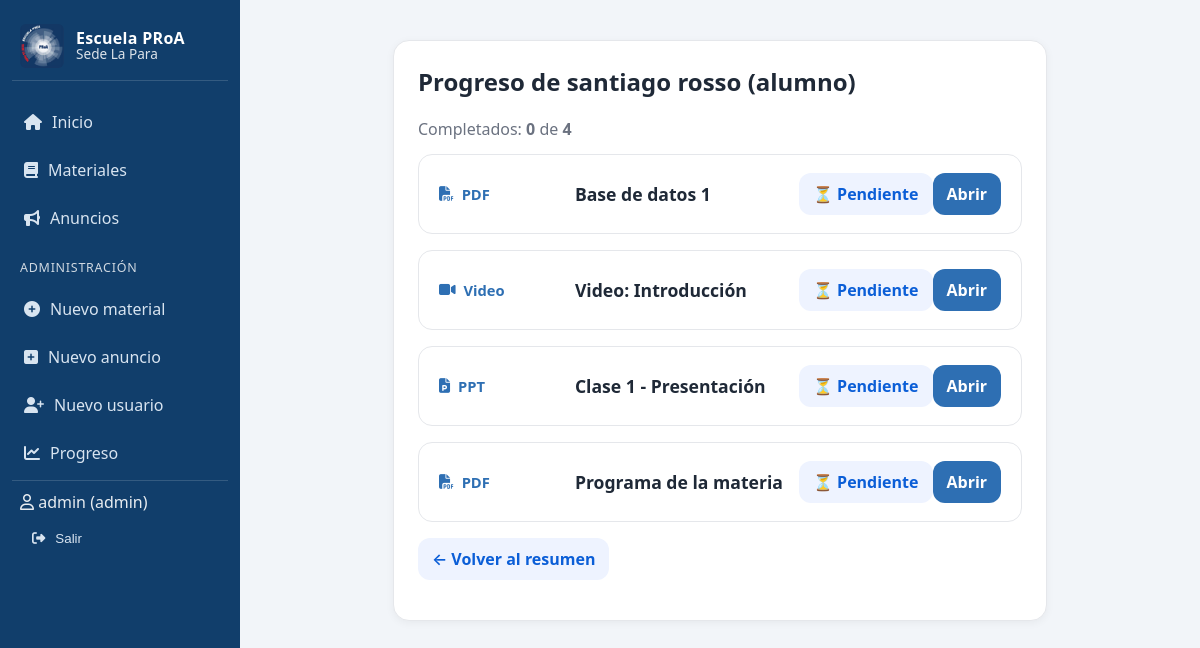
/admin/progreso/usuario/2 (signed in), run on the app's committed database.
### tables this page shows
CREATE TABLE usuarios (
            id INTEGER PRIMARY KEY AUTOINCREMENT,
            username TEXT UNIQUE NOT NULL,
            password_hash TEXT NOT NULL,
            rol TEXT NOT NULL CHECK (rol IN ('admin','alumno')),
            creado_en TEXT DEFAULT CURRENT_TIMESTAMP
        );

CREATE TABLE materiales (
            id INTEGER PRIMARY KEY AUTOINCREMENT,
            titulo TEXT NOT NULL,
            tipo TEXT NOT NULL,
            url TEXT NOT NULL
        );

### portal/admin.py (the view)
@admin_bp.route("/progreso/usuario/<int:uid>")
@admin_required
def progreso_detalle(uid):
    db = get_db()
    usuario = db.execute("SELECT id, username, rol FROM usuarios WHERE id = ?", (uid,)).fetchone()
    if not usuario:
        flash("Usuario no encontrado.")
        return redirect(url_for("admin.progreso_resumen"))
    materiales = db.execute("""
        SELECT m.id, m.titulo, m.tipo, m.url, COALESCE(p.estado, 0) AS completado
        FROM materiales m
        LEFT JOIN progreso p ON p.material_id = m.id AND p.user_id = ?
        ORDER BY m.id DESC
    """, (uid,)).fetchall()
    total = len(materiales)
    hechos = sum(1 for f in materiales if f["completado"] == 1)
    return render_template("admin_progreso_detalle.html",
                           usuario=usuario, materiales=materiales,
                           total=total, hechos=hechos)

### database.py (called while the page is built)
def get_db():
    if "db" not in g:
        conn = sqlite3.connect(DB_NAME)
        conn.row_factory = sqlite3.Row  # permite acceder por nombre de columna
        g.db = conn
    return g.db

### portal/auth.py (called while the page is built)
def admin_required(f):
    @wraps(f)
    def wrapper(*args, **kwargs):
        if g.user is None:
            flash("Necesitas iniciar sesión.")
            return redirect(url_for("auth.login", next=request.path))
        if g.user["rol"] != "admin":
            flash("No tenés permisos de administrador para acceder a esta sección.")
            return redirect(url_for("main.home"))
        return f(*args, **kwargs)
    return wrapper

### templates/admin_progreso_detalle.html (shortened to what this page needs)
{% extends "base.html" %}
{% block content %}
  <h2 style="margin-top:0;">Progreso de {{ usuario.username }} ({{ usuario.rol }})</h2>
  <p class="muted" style="margin:6px 0 14px;">
    Completados: <strong>{{ hechos }}</strong> de <strong>{{ total }}</strong>
  </p>
  {% if materiales|length == 0 %}
    <p class="muted">No hay materiales aún.</p>
  {% else %}
    <div class="list">
      {% for m in materiales %}
        <article class="card material-card">
          <div class="card-badge">
            {% if m['tipo'] == 'pdf' %}
              <i class="fa-solid fa-file-pdf"></i> PDF
            {% elif m['tipo'] == 'ppt' %}
              <i class="fa-solid fa-file-powerpoint"></i> PPT
            {% elif m['tipo'] == 'video' %}
              <i class="fa-solid fa-video"></i> Video
            {% else %}
              <i class="fa-solid fa-file"></i> Otro
            {% endif %}
          </div>
          <h3 class="card-title">{{ m['titulo'] }}</h3>
          <div class="card-actions">
            {% if m['completado'] == 1 %}
              <span class="btn btn-ghost">✅ Completado</span>
            {% else %}
              <span class="btn btn-ghost">⏳ Pendiente</span>
            {% endif %}
            <a class="btn" href="{{ m['url'] }}" target="_blank">Abrir</a>
          </div>
        </article>
      {% endfor %}
    </div>
  {% endif %}
  <p style="margin-top:16px;">
    <a class="btn btn-ghost" href="{{ url_for('admin.progreso_resumen') }}">← Volver al resumen</a>
  </p>
{% endblock %}

### templates/base.html (shortened to what this page needs)
<!doctype html>
<html lang="es">
<head>
  <link rel="stylesheet" href="https://cdnjs.cloudflare.com/ajax/libs/font-awesome/6.5.0/css/all.min.css"/>
  <link rel="stylesheet" href="{{ url_for('static', filename='css/styles.css') }}">
</head>
<body>
<aside class="sidebar">
  <div class="brandbox">
    <img src="{{ url_for('static', filename='img/logo-proa.png') }}" alt="Logo PRoA" class="logo">
    <div class="brandtext">
      <span class="brand-title">Escuela PRoA</span>
      <span class="brand-sub">Sede La Para</span>
    </div>
  </div>
  <nav class="sidenav">
    <a class="navlink {% if request.path == url_for('main.home') %}active{% endif %}" href="{{ url_for('main.home') }}">
      <i class="fa-solid fa-house"></i> <span>Inicio</span>
    </a>
    <a class="navlink {% if request.path.startswith(url_for('main.materiales')) %}active{% endif %}" href="{{ url_for('main.materiales') }}">
      <i class="fa-solid fa-book"></i> <span>Materiales</span>
    </a>
    <a class="navlink {% if request.path.startswith(url_for('main.anuncios')) %}active{% endif %}" href="{{ url_for('main.anuncios') }}">
      <i class="fa-solid fa-bullhorn"></i> <span>Anuncios</span>
    </a>
    {% if g.user and g.user['rol'] == 'admin' %}
      <div class="navsection">Administración</div>
      <a class="navlink" href="{{  url_for('admin.nuevo_material') }}">
        <i class="fa-solid fa-circle-plus"></i> <span>Nuevo material</span>
      </a>
      <a class="navlink" href="{{ url_for('admin.nuevo_anuncio') }}">
        <i class="fa-solid fa-square-plus"></i> <span>Nuevo anuncio</span>
      </a>
      <a class="navlink" href="{{ url_for('admin.nuevo_usuario') }}">
        <i class="fa-solid fa-user-plus"></i> <span>Nuevo usuario</span>
      </a>
      <a class="navlink" href="{{ url_for('admin.progreso_resumen') }}">
        <i class="fa-solid fa-chart-line"></i> <span>Progreso</span>
      </a>
    {% endif %}
    <div style="margin-top:auto; padding:10px 8px; border-top:1px solid rgba(255,255,255,.15);">
      {% if g.user %}
        <div style="opacity:.9; margin-bottom:8px;">
          <i class="fa-regular fa-user"></i>
          <span>{{ g.user['username'] }} ({{ g.user['rol'] }})</span>
        </div>
        <form method="post" action="{{ url_for('auth.logout') }}">
          <button class="navlink" type="submit" style="width:100%; background:transparent; border:none; text-align:left;">
            <i class="fa-solid fa-right-from-bracket"></i> <span>Salir</span>
          </button>
        </form>
      {% else %}
        <a class="navlink" href="{{ url_for('auth.login') }}">
          <i class="fa-solid fa-right-to-bracket"></i> <span>Ingresar</span>
        </a>
      {% endif %}
    </div>
  </nav>
</aside>
  <div class="page">
    <header class="topbar">
    </header>
    <main class="container">
      {% block content %}{% endblock %}
    </main>
  </div>
</body>
</html>

### static/css/styles.css (style rules this page uses)
:root { --brand: #113E6B; --brand-2: #E63946; --brand-3: #2E6FB3; --bg: #f2f5f9; --card: #ffffff; --text: #1f2937; --muted: #6b7280; --line: #e5e7eb; }
* { box-sizing:border-box; }
html,body { height:100%; }
body { margin:0; font-family: "Segoe UI", Roboto, system-ui, -apple-system, Arial, sans-serif; color: var(--text); background: var(--bg); }
.sidebar { position: fixed; inset: 0 auto 0 0; width: 240px; background: var(--brand); color: #fff; padding: 16px 12px; display: flex; flex-direction: column; gap: 16px; }
.brandbox { display:flex; align-items:center; gap:12px; padding: 8px 8px 12px; border-bottom: 1px solid rgba(255,255,255, .15); }
.logo { height: 44px; width:auto; border-radius:6px; }
.brandtext { display:flex; flex-direction:column; line-height:1.1; }
.brand-title { font-weight:700; letter-spacing:.3px; }
.brand-sub { font-size:.85rem; opacity:.85; }
.sidenav { display:flex; flex-direction:column; gap:6px; padding-top:4px; }
.navsection { margin: 14px 8px 6px; font-size:.78rem; text-transform:uppercase; letter-spacing:.06em; opacity:.8; }
.navlink { display:flex; align-items:center; gap:10px; padding: 10px 12px; border-radius:10px; color:#eef6ff; text-decoration:none; opacity:.9; }
.page { margin-left: 240px; min-height: 100dvh; display:flex; flex-direction:column; }
.topbar { min-height: 16px; }
.container { max-width: 1000px; margin: 24px auto; background: var(--card); padding: 24px; border: 1px solid var(--line); border-radius: 16px; box-shadow: 0 2px 8px rgba(0,0,0,.05); }
.card { background:var(--card); border:1px solid var(--line); border-radius:14px; padding:18px; display:flex; flex-direction:column; gap:10px; transition: transform .15s ease, box-shadow .15s ease; }
.card-badge { font-size:.92rem; color: var(--brand-3); display:flex; align-items:center; gap:8px; }
.card-title { margin:0; font-size:1.08rem; }
.btn { display:inline-block; padding:10px 14px; border-radius:12px; background: var(--brand-3); color:#fff; text-decoration:none; border:none; cursor:pointer; font-weight:600; text-align:center; }
.btn-ghost { background:#eef3ff; color:#0b5ed7; }
.muted { color: var(--muted); }
.container { max-width: 1100px; }
.list { display: flex !important; flex-direction: column !important; gap: 16px; align-items: stretch; width: 100%; }
.material-card { display: flex !important; flex-direction: row !important; align-items: center; gap: 16px; width: 100% !important; padding: 18px 20px; }
.material-card .card-badge { margin: 0; min-width: 120px; display: flex; align-items: center; gap: 8px; font-weight: 600; }
.material-card .card-title { margin: 0; font-size: 1.1rem; flex: 1 1 auto; }
.material-card .card-actions { margin: 0 0 0 auto; display: flex; }

### data on the page
usuarios: user.username "admin", user.rol "admin"
usuarios: username "santiago rosso", rol "alumno"
materiales: tipo "pdf" (drawn), titulo "Base de datos 1"
materiales: tipo "video" (drawn), titulo "Video: Introducción"
materiales: tipo "ppt" (drawn), titulo "Clase 1 - Presentación"
materiales: tipo "pdf" (drawn), titulo "Programa de la materia"

### other printed values
{{ hechos }} "0"
{{ total }} "4"
